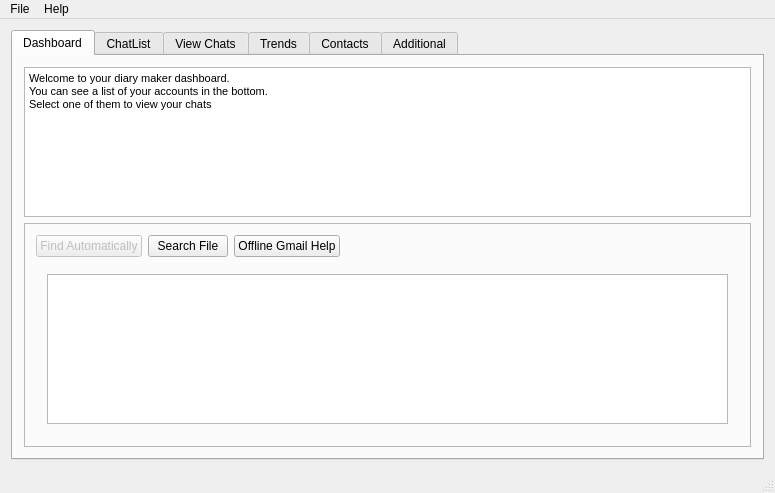
<?xml version="1.0" encoding="UTF-8"?>
<ui version="4.0">
 <class>Diary</class>
 <widget class="QMainWindow" name="Diary">
  <property name="windowModality">
   <enum>Qt::NonModal</enum>
  </property>
  <property name="enabled">
   <bool>true</bool>
  </property>
  <property name="geometry">
   <rect>
    <x>0</x>
    <y>0</y>
    <width>775</width>
    <height>493</height>
   </rect>
  </property>
  <property name="sizePolicy">
   <sizepolicy hsizetype="Maximum" vsizetype="Maximum">
    <horstretch>0</horstretch>
    <verstretch>0</verstretch>
   </sizepolicy>
  </property>
  <property name="focusPolicy">
   <enum>Qt::NoFocus</enum>
  </property>
  <property name="contextMenuPolicy">
   <enum>Qt::PreventContextMenu</enum>
  </property>
  <property name="windowTitle">
   <string>Diary</string>
  </property>
  <widget class="QWidget" name="centralWidget">
   <layout class="QGridLayout" name="gridLayout_2">
    <item row="1" column="1">
     <widget class="QTabWidget" name="tabWidget">
      <property name="enabled">
       <bool>true</bool>
      </property>
      <property name="currentIndex">
       <number>0</number>
      </property>
      <widget class="QWidget" name="dashboard">
       <attribute name="title">
        <string>Dashboard</string>
       </attribute>
       <layout class="QVBoxLayout" name="verticalLayout_6">
        <item>
         <widget class="QTextBrowser" name="textBrowser_2">
          <property name="html">
           <string>&lt;!DOCTYPE HTML PUBLIC &quot;-//W3C//DTD HTML 4.0//EN&quot; &quot;http://www.w3.org/TR/REC-html40/strict.dtd&quot;&gt;
&lt;html&gt;&lt;head&gt;&lt;meta name=&quot;qrichtext&quot; content=&quot;1&quot; /&gt;&lt;style type=&quot;text/css&quot;&gt;
p, li { white-space: pre-wrap; }
&lt;/style&gt;&lt;/head&gt;&lt;body style=&quot; font-family:'DejaVu Sans'; font-size:8pt; font-weight:400; font-style:normal;&quot;&gt;
&lt;p style=&quot; margin-top:0px; margin-bottom:0px; margin-left:0px; margin-right:0px; -qt-block-indent:0; text-indent:0px;&quot;&gt;Welcome to your diary maker dashboard.&lt;/p&gt;
&lt;p style=&quot; margin-top:0px; margin-bottom:0px; margin-left:0px; margin-right:0px; -qt-block-indent:0; text-indent:0px;&quot;&gt;You can see a list of your accounts in the bottom.&lt;/p&gt;
&lt;p style=&quot; margin-top:0px; margin-bottom:0px; margin-left:0px; margin-right:0px; -qt-block-indent:0; text-indent:0px;&quot;&gt;Select one of them to view your chats&lt;/p&gt;&lt;/body&gt;&lt;/html&gt;</string>
          </property>
          <property name="textInteractionFlags">
           <set>Qt::LinksAccessibleByKeyboard|Qt::LinksAccessibleByMouse</set>
          </property>
         </widget>
        </item>
        <item>
         <widget class="QFrame" name="frame">
          <property name="frameShape">
           <enum>QFrame::StyledPanel</enum>
          </property>
          <property name="frameShadow">
           <enum>QFrame::Raised</enum>
          </property>
          <layout class="QGridLayout" name="gridLayout_3">
           <item row="0" column="1">
            <widget class="QPushButton" name="findAuto">
             <property name="enabled">
              <bool>false</bool>
             </property>
             <property name="text">
              <string>Find Automatically</string>
             </property>
            </widget>
           </item>
           <item row="0" column="2">
            <widget class="QPushButton" name="findFile">
             <property name="text">
              <string>Search File</string>
             </property>
            </widget>
           </item>
           <item row="0" column="4">
            <spacer name="horizontalSpacer">
             <property name="orientation">
              <enum>Qt::Horizontal</enum>
             </property>
             <property name="sizeHint" stdset="0">
              <size>
               <width>40</width>
               <height>20</height>
              </size>
             </property>
            </spacer>
           </item>
           <item row="1" column="1" colspan="4">
            <widget class="QWidget" name="profiles" native="true">
             <layout class="QVBoxLayout" name="verticalLayout_2">
              <item>
               <widget class="QListWidget" name="list"/>
              </item>
             </layout>
            </widget>
           </item>
           <item row="0" column="3">
            <widget class="QPushButton" name="offlineGmailHelp">
             <property name="text">
              <string>Offline Gmail Help</string>
             </property>
            </widget>
           </item>
          </layout>
         </widget>
        </item>
       </layout>
      </widget>
      <widget class="QWidget" name="chatListTab">
       <property name="enabled">
        <bool>true</bool>
       </property>
       <attribute name="title">
        <string>ChatList</string>
       </attribute>
       <layout class="QGridLayout" name="gridLayout_9">
        <item row="0" column="0" colspan="2">
         <widget class="QWidget" name="widget" native="true">
          <layout class="QHBoxLayout" name="horizontalLayout">
           <item>
            <widget class="QLabel" name="label_4">
             <property name="text">
              <string>Search chat with friend</string>
             </property>
            </widget>
           </item>
           <item>
            <widget class="QComboBox" name="contactsList">
             <property name="minimumSize">
              <size>
               <width>200</width>
               <height>0</height>
              </size>
             </property>
             <item>
              <property name="text">
               <string>ALL</string>
              </property>
             </item>
            </widget>
           </item>
           <item>
            <widget class="QWidget" name="widget_3" native="true">
             <layout class="QHBoxLayout" name="horizontalLayout_2">
              <item>
               <spacer name="horizontalSpacer_2">
                <property name="orientation">
                 <enum>Qt::Horizontal</enum>
                </property>
                <property name="sizeHint" stdset="0">
                 <size>
                  <width>40</width>
                  <height>20</height>
                 </size>
                </property>
               </spacer>
              </item>
              <item>
               <widget class="QPushButton" name="left">
                <property name="text">
                 <string>&lt;</string>
                </property>
               </widget>
              </item>
              <item>
               <widget class="QPushButton" name="right">
                <property name="text">
                 <string>&gt;</string>
                </property>
               </widget>
              </item>
              <item>
               <widget class="QLabel" name="label">
                <property name="text">
                 <string>Starting from chat</string>
                </property>
               </widget>
              </item>
             </layout>
            </widget>
           </item>
           <item>
            <widget class="QLabel" name="chatIndex">
             <property name="text">
              <string>0</string>
             </property>
            </widget>
           </item>
          </layout>
         </widget>
        </item>
        <item row="1" column="0" colspan="2">
         <widget class="QTableWidget" name="chats">
          <property name="showGrid">
           <bool>false</bool>
          </property>
          <property name="sortingEnabled">
           <bool>false</bool>
          </property>
          <column>
           <property name="text">
            <string>Date</string>
           </property>
          </column>
          <column>
           <property name="text">
            <string>Snippet</string>
           </property>
          </column>
         </widget>
        </item>
        <item row="2" column="0" colspan="2">
         <widget class="QWidget" name="widget_2" native="true">
          <layout class="QGridLayout" name="gridLayout_4"/>
         </widget>
        </item>
       </layout>
      </widget>
      <widget class="QWidget" name="fullChatTab">
       <property name="enabled">
        <bool>true</bool>
       </property>
       <attribute name="title">
        <string>View Chats</string>
       </attribute>
       <layout class="QVBoxLayout" name="verticalLayout_5">
        <item>
         <widget class="QWidget" name="widget_4" native="true">
          <property name="maximumSize">
           <size>
            <width>16777215</width>
            <height>80</height>
           </size>
          </property>
          <layout class="QVBoxLayout" name="verticalLayout_4">
           <item>
            <widget class="QLabel" name="subjChat">
             <property name="text">
              <string>Chat with Immanuel on 15th October 2010</string>
             </property>
            </widget>
           </item>
           <item>
            <widget class="QLabel" name="toChat">
             <property name="maximumSize">
              <size>
               <width>16777215</width>
               <height>50</height>
              </size>
             </property>
             <property name="text">
              <string/>
             </property>
            </widget>
           </item>
           <item>
            <widget class="QLabel" name="fromChat">
             <property name="maximumSize">
              <size>
               <width>16777215</width>
               <height>50</height>
              </size>
             </property>
             <property name="text">
              <string/>
             </property>
            </widget>
           </item>
          </layout>
         </widget>
        </item>
        <item>
         <widget class="QWidget" name="widget_6" native="true">
          <layout class="QGridLayout" name="gridLayout_6">
           <item row="0" column="0" rowspan="2">
            <widget class="QTextBrowser" name="chat">
             <property name="html">
              <string>&lt;!DOCTYPE HTML PUBLIC &quot;-//W3C//DTD HTML 4.0//EN&quot; &quot;http://www.w3.org/TR/REC-html40/strict.dtd&quot;&gt;
&lt;html&gt;&lt;head&gt;&lt;meta name=&quot;qrichtext&quot; content=&quot;1&quot; /&gt;&lt;style type=&quot;text/css&quot;&gt;
p, li { white-space: pre-wrap; }
&lt;/style&gt;&lt;/head&gt;&lt;body style=&quot; font-family:'DejaVu Sans'; font-size:8pt; font-weight:400; font-style:normal;&quot;&gt;
&lt;p style=&quot; margin-top:0px; margin-bottom:0px; margin-left:0px; margin-right:0px; -qt-block-indent:0; text-indent:0px;&quot;&gt;&lt;span style=&quot; font-weight:600; color:#000000;&quot;&gt;Me:&lt;/span&gt;&lt;/p&gt;
&lt;p style=&quot; margin-top:0px; margin-bottom:0px; margin-left:0px; margin-right:0px; -qt-block-indent:0; text-indent:0px;&quot;&gt;&lt;span style=&quot; color:#35bf03;&quot;&gt;Hey!&lt;/span&gt;&lt;/p&gt;
&lt;p style=&quot; margin-top:0px; margin-bottom:0px; margin-left:0px; margin-right:0px; -qt-block-indent:0; text-indent:0px;&quot;&gt;&lt;span style=&quot; color:#3ad004;&quot;&gt;I had done very well, expecting a good score :-)&lt;/span&gt;&lt;/p&gt;
&lt;p style=&quot; margin-top:0px; margin-bottom:0px; margin-left:0px; margin-right:0px; -qt-block-indent:0; text-indent:0px;&quot;&gt;&lt;span style=&quot; color:#3ad004;&quot;&gt;_________________________&lt;/span&gt;&lt;/p&gt;
&lt;p style=&quot; margin-top:0px; margin-bottom:0px; margin-left:0px; margin-right:0px; -qt-block-indent:0; text-indent:0px;&quot;&gt;&lt;span style=&quot; font-weight:600; color:#000000;&quot;&gt;Immanuel:&lt;/span&gt;&lt;/p&gt;
&lt;p style=&quot; margin-top:0px; margin-bottom:0px; margin-left:0px; margin-right:0px; -qt-block-indent:0; text-indent:0px;&quot;&gt;&lt;span style=&quot; color:#47ff05;&quot;&gt;sure?&lt;/span&gt;&lt;/p&gt;
&lt;p style=&quot; margin-top:0px; margin-bottom:0px; margin-left:0px; margin-right:0px; -qt-block-indent:0; text-indent:0px;&quot;&gt;&lt;span style=&quot; color:#3ad004;&quot;&gt;_________________________&lt;/span&gt;&lt;/p&gt;
&lt;p style=&quot; margin-top:0px; margin-bottom:0px; margin-left:0px; margin-right:0px; -qt-block-indent:0; text-indent:0px;&quot;&gt;&lt;span style=&quot; font-weight:600; color:#000000;&quot;&gt;Me:&lt;/span&gt;&lt;/p&gt;
&lt;p style=&quot; margin-top:0px; margin-bottom:0px; margin-left:0px; margin-right:0px; -qt-block-indent:0; text-indent:0px;&quot;&gt;&lt;span style=&quot; color:#dede02;&quot;&gt;Generally&lt;/span&gt;&lt;/p&gt;
&lt;p style=&quot; margin-top:0px; margin-bottom:0px; margin-left:0px; margin-right:0px; -qt-block-indent:0; text-indent:0px;&quot;&gt;&lt;span style=&quot; color:#dede02;&quot;&gt;Yes :-|&lt;/span&gt;&lt;/p&gt;
&lt;p style=&quot; margin-top:0px; margin-bottom:0px; margin-left:0px; margin-right:0px; -qt-block-indent:0; text-indent:0px;&quot;&gt;&lt;span style=&quot; color:#dede02;&quot;&gt;_________________________&lt;/span&gt;&lt;/p&gt;
&lt;p style=&quot; margin-top:0px; margin-bottom:0px; margin-left:0px; margin-right:0px; -qt-block-indent:0; text-indent:0px;&quot;&gt;&lt;span style=&quot; font-weight:600; color:#000000;&quot;&gt;Immanuel:&lt;/span&gt;&lt;/p&gt;
&lt;p style=&quot; margin-top:0px; margin-bottom:0px; margin-left:0px; margin-right:0px; -qt-block-indent:0; text-indent:0px;&quot;&gt;&lt;span style=&quot; color:#d81d04;&quot;&gt;You got just 25 out of hundred&lt;/span&gt;&lt;/p&gt;
&lt;p style=&quot; margin-top:0px; margin-bottom:0px; margin-left:0px; margin-right:0px; -qt-block-indent:0; text-indent:0px;&quot;&gt;&lt;span style=&quot; color:#d81d04;&quot;&gt;The professor was disappointed! :-(&lt;/span&gt;&lt;/p&gt;
&lt;p style=&quot; margin-top:0px; margin-bottom:0px; margin-left:0px; margin-right:0px; -qt-block-indent:0; text-indent:0px;&quot;&gt;&lt;span style=&quot; color:#d81d04;&quot;&gt;_________________________&lt;/span&gt;&lt;/p&gt;
&lt;p style=&quot; margin-top:0px; margin-bottom:0px; margin-left:0px; margin-right:0px; -qt-block-indent:0; text-indent:0px;&quot;&gt;&lt;span style=&quot; font-weight:600; color:#000000;&quot;&gt;Me:&lt;/span&gt;&lt;/p&gt;
&lt;p style=&quot; margin-top:0px; margin-bottom:0px; margin-left:0px; margin-right:0px; -qt-block-indent:0; text-indent:0px;&quot;&gt;&lt;span style=&quot; color:#d81d04;&quot;&gt;Really?&lt;/span&gt;&lt;/p&gt;
&lt;p style=&quot; margin-top:0px; margin-bottom:0px; margin-left:0px; margin-right:0px; -qt-block-indent:0; text-indent:0px;&quot;&gt;&lt;span style=&quot; color:#d81d04;&quot;&gt;I can't believe it :'(&lt;/span&gt;&lt;/p&gt;
&lt;p style=&quot; margin-top:0px; margin-bottom:0px; margin-left:0px; margin-right:0px; -qt-block-indent:0; text-indent:0px;&quot;&gt;&lt;span style=&quot; color:#dede02;&quot;&gt;_________________________&lt;/span&gt;&lt;/p&gt;
&lt;p style=&quot; margin-top:0px; margin-bottom:0px; margin-left:0px; margin-right:0px; -qt-block-indent:0; text-indent:0px;&quot;&gt;&lt;span style=&quot; font-weight:600; color:#000000;&quot;&gt;Immanuel:&lt;/span&gt;&lt;/p&gt;
&lt;p style=&quot; margin-top:0px; margin-bottom:0px; margin-left:0px; margin-right:0px; -qt-block-indent:0; text-indent:0px;&quot;&gt;&lt;span style=&quot; color:#9cde00;&quot;&gt;Nope :P&lt;/span&gt;&lt;/p&gt;
&lt;p style=&quot; margin-top:0px; margin-bottom:0px; margin-left:0px; margin-right:0px; -qt-block-indent:0; text-indent:0px;&quot;&gt;&lt;span style=&quot; color:#47ff05;&quot;&gt;Just kidding man :D&lt;br /&gt;Sorry! :D :D&lt;/span&gt;&lt;/p&gt;&lt;/body&gt;&lt;/html&gt;</string>
             </property>
            </widget>
           </item>
          </layout>
         </widget>
        </item>
        <item>
         <widget class="QWidget" name="widget_5" native="true">
          <property name="maximumSize">
           <size>
            <width>16777215</width>
            <height>50</height>
           </size>
          </property>
          <layout class="QGridLayout" name="gridLayout_7">
           <item row="1" column="1">
            <widget class="QLabel" name="chatScore">
             <property name="text">
              <string>0</string>
             </property>
            </widget>
           </item>
           <item row="1" column="2">
            <widget class="QLabel" name="label_8">
             <property name="text">
              <string>Happiness</string>
             </property>
            </widget>
           </item>
           <item row="1" column="3">
            <widget class="QLabel" name="chatHappiness">
             <property name="text">
              <string>0.0</string>
             </property>
            </widget>
           </item>
           <item row="0" column="4">
            <spacer name="horizontalSpacer_6">
             <property name="orientation">
              <enum>Qt::Horizontal</enum>
             </property>
             <property name="sizeHint" stdset="0">
              <size>
               <width>40</width>
               <height>20</height>
              </size>
             </property>
            </spacer>
           </item>
           <item row="1" column="0">
            <widget class="QLabel" name="label_10">
             <property name="text">
              <string>Score</string>
             </property>
            </widget>
           </item>
           <item row="0" column="3">
            <widget class="QLabel" name="chatSentiment">
             <property name="text">
              <string>0.0</string>
             </property>
            </widget>
           </item>
           <item row="0" column="2">
            <widget class="QLabel" name="label_9">
             <property name="text">
              <string>Sentiment</string>
             </property>
            </widget>
           </item>
           <item row="0" column="1">
            <widget class="QLabel" name="chatLength">
             <property name="text">
              <string>0</string>
             </property>
            </widget>
           </item>
           <item row="0" column="0">
            <widget class="QLabel" name="label_7">
             <property name="text">
              <string>Length</string>
             </property>
            </widget>
           </item>
          </layout>
         </widget>
        </item>
       </layout>
      </widget>
      <widget class="QWidget" name="trendsTab">
       <property name="enabled">
        <bool>true</bool>
       </property>
       <attribute name="title">
        <string>Trends</string>
       </attribute>
       <layout class="QGridLayout" name="gridLayout_11">
        <item row="0" column="0" colspan="3">
         <widget class="QWidget" name="widget_7" native="true">
          <layout class="QGridLayout" name="gridLayout_10">
           <item row="0" column="0">
            <widget class="QComboBox" name="contactsList2">
             <property name="sizePolicy">
              <sizepolicy hsizetype="Preferred" vsizetype="Fixed">
               <horstretch>0</horstretch>
               <verstretch>0</verstretch>
              </sizepolicy>
             </property>
             <property name="minimumSize">
              <size>
               <width>200</width>
               <height>0</height>
              </size>
             </property>
             <item>
              <property name="text">
               <string>All</string>
              </property>
             </item>
            </widget>
           </item>
           <item row="0" column="1">
            <widget class="QComboBox" name="plotOptions">
             <item>
              <property name="text">
               <string>Plot Lengths (Lines) Versus Time</string>
              </property>
             </item>
             <item>
              <property name="text">
               <string>Plot Sentiments Versus Time</string>
              </property>
             </item>
            </widget>
           </item>
           <item row="0" column="2">
            <spacer name="horizontalSpacer_4">
             <property name="orientation">
              <enum>Qt::Horizontal</enum>
             </property>
             <property name="sizeHint" stdset="0">
              <size>
               <width>40</width>
               <height>20</height>
              </size>
             </property>
            </spacer>
           </item>
           <item row="1" column="0">
            <widget class="QSlider" name="smoother">
             <property name="minimum">
              <number>1</number>
             </property>
             <property name="maximum">
              <number>50</number>
             </property>
             <property name="orientation">
              <enum>Qt::Horizontal</enum>
             </property>
            </widget>
           </item>
           <item row="1" column="1">
            <widget class="QLabel" name="label_19">
             <property name="text">
              <string>Smoothing (Slide to smooth)</string>
             </property>
            </widget>
           </item>
           <item row="1" column="2">
            <widget class="QCheckBox" name="toggleCal">
             <property name="text">
              <string>Mark Calendar Events</string>
             </property>
            </widget>
           </item>
          </layout>
         </widget>
        </item>
        <item row="1" column="0">
         <widget class="QwtPlot" name="plotter"/>
        </item>
        <item row="1" column="2">
         <widget class="QWidget" name="widget_8" native="true">
          <property name="minimumSize">
           <size>
            <width>200</width>
            <height>0</height>
           </size>
          </property>
          <layout class="QGridLayout" name="gridLayout_5">
           <item row="3" column="0">
            <widget class="QLabel" name="label_20">
             <property name="text">
              <string>Date</string>
             </property>
             <property name="alignment">
              <set>Qt::AlignRight|Qt::AlignTrailing|Qt::AlignVCenter</set>
             </property>
            </widget>
           </item>
           <item row="3" column="2" colspan="2">
            <widget class="QLabel" name="trendsDate">
             <property name="text">
              <string>0</string>
             </property>
            </widget>
           </item>
           <item row="4" column="0">
            <widget class="QLabel" name="label_21">
             <property name="text">
              <string>Number of Lines</string>
             </property>
             <property name="alignment">
              <set>Qt::AlignRight|Qt::AlignTrailing|Qt::AlignVCenter</set>
             </property>
            </widget>
           </item>
           <item row="4" column="2" colspan="2">
            <widget class="QLabel" name="trendsLines">
             <property name="text">
              <string>0</string>
             </property>
            </widget>
           </item>
           <item row="5" column="0">
            <widget class="QLabel" name="label_22">
             <property name="text">
              <string>sentiment</string>
             </property>
             <property name="alignment">
              <set>Qt::AlignRight|Qt::AlignTrailing|Qt::AlignVCenter</set>
             </property>
            </widget>
           </item>
           <item row="5" column="2" colspan="2">
            <widget class="QLabel" name="trendsSentiment">
             <property name="text">
              <string>0</string>
             </property>
            </widget>
           </item>
           <item row="6" column="0">
            <widget class="QLabel" name="label_26">
             <property name="text">
              <string>Happiness</string>
             </property>
             <property name="alignment">
              <set>Qt::AlignRight|Qt::AlignTrailing|Qt::AlignVCenter</set>
             </property>
            </widget>
           </item>
           <item row="6" column="2" colspan="2">
            <widget class="QLabel" name="trendsHappiness">
             <property name="text">
              <string>0</string>
             </property>
            </widget>
           </item>
           <item row="7" column="0">
            <widget class="QLabel" name="label_28">
             <property name="text">
              <string>Value</string>
             </property>
             <property name="alignment">
              <set>Qt::AlignRight|Qt::AlignTrailing|Qt::AlignVCenter</set>
             </property>
            </widget>
           </item>
           <item row="7" column="2" colspan="2">
            <widget class="QLabel" name="trendsValue">
             <property name="text">
              <string>0</string>
             </property>
            </widget>
           </item>
           <item row="8" column="0" colspan="4">
            <widget class="QLabel" name="label_30">
             <property name="font">
              <font>
               <pointsize>12</pointsize>
               <weight>75</weight>
               <bold>true</bold>
               <underline>true</underline>
               <kerning>false</kerning>
              </font>
             </property>
             <property name="text">
              <string>Diary Events</string>
             </property>
            </widget>
           </item>
           <item row="10" column="0">
            <spacer name="verticalSpacer_2">
             <property name="orientation">
              <enum>Qt::Vertical</enum>
             </property>
             <property name="sizeHint" stdset="0">
              <size>
               <width>20</width>
               <height>40</height>
              </size>
             </property>
            </spacer>
           </item>
           <item row="0" column="0" colspan="4">
            <widget class="QLabel" name="label_31">
             <property name="font">
              <font>
               <pointsize>16</pointsize>
               <weight>75</weight>
               <bold>true</bold>
               <underline>true</underline>
              </font>
             </property>
             <property name="text">
              <string>Summary</string>
             </property>
             <property name="alignment">
              <set>Qt::AlignCenter</set>
             </property>
            </widget>
           </item>
           <item row="9" column="0">
            <widget class="QLabel" name="trendsEvents">
             <property name="text">
              <string>The events of the day</string>
             </property>
            </widget>
           </item>
           <item row="1" column="3">
            <widget class="QPushButton" name="incrDate">
             <property name="text">
              <string>&gt;</string>
             </property>
            </widget>
           </item>
           <item row="1" column="2">
            <widget class="QPushButton" name="decrDate">
             <property name="text">
              <string>&lt;</string>
             </property>
            </widget>
           </item>
          </layout>
         </widget>
        </item>
       </layout>
      </widget>
      <widget class="QWidget" name="contactsTab">
       <property name="enabled">
        <bool>true</bool>
       </property>
       <attribute name="title">
        <string>Contacts</string>
       </attribute>
       <layout class="QGridLayout" name="gridLayout">
        <item row="1" column="0" colspan="2">
         <widget class="QTableWidget" name="contacts">
          <property name="showGrid">
           <bool>false</bool>
          </property>
          <property name="gridStyle">
           <enum>Qt::DashDotLine</enum>
          </property>
          <property name="sortingEnabled">
           <bool>true</bool>
          </property>
          <attribute name="horizontalHeaderCascadingSectionResizes">
           <bool>false</bool>
          </attribute>
          <column>
           <property name="text">
            <string>Name</string>
           </property>
          </column>
          <column>
           <property name="text">
            <string>Email</string>
           </property>
          </column>
          <column>
           <property name="text">
            <string>Chats</string>
           </property>
          </column>
          <column>
           <property name="text">
            <string>Lines</string>
           </property>
          </column>
          <column>
           <property name="text">
            <string>Score</string>
           </property>
          </column>
          <column>
           <property name="text">
            <string>Twitter</string>
           </property>
          </column>
          <column>
           <property name="text">
            <string>Facebook</string>
           </property>
          </column>
          <column>
           <property name="text">
            <string>Phone Number</string>
           </property>
          </column>
         </widget>
        </item>
        <item row="0" column="0">
         <spacer name="horizontalSpacer_5">
          <property name="orientation">
           <enum>Qt::Horizontal</enum>
          </property>
          <property name="sizeHint" stdset="0">
           <size>
            <width>40</width>
            <height>20</height>
           </size>
          </property>
         </spacer>
        </item>
       </layout>
      </widget>
      <widget class="QWidget" name="additionalTab">
       <property name="enabled">
        <bool>true</bool>
       </property>
       <attribute name="title">
        <string>Additional</string>
       </attribute>
       <layout class="QGridLayout" name="gridLayout_8">
        <item row="0" column="0">
         <widget class="QPushButton" name="facebook">
          <property name="text">
           <string>Facebook</string>
          </property>
         </widget>
        </item>
        <item row="1" column="0">
         <widget class="QPushButton" name="twitter">
          <property name="text">
           <string>Twitter</string>
          </property>
         </widget>
        </item>
        <item row="2" column="0">
         <widget class="QPushButton" name="customDiary">
          <property name="text">
           <string>Diary</string>
          </property>
         </widget>
        </item>
        <item row="4" column="0">
         <spacer name="verticalSpacer">
          <property name="orientation">
           <enum>Qt::Vertical</enum>
          </property>
          <property name="sizeHint" stdset="0">
           <size>
            <width>81</width>
            <height>262</height>
           </size>
          </property>
         </spacer>
        </item>
        <item row="0" column="3">
         <spacer name="horizontalSpacer_7">
          <property name="orientation">
           <enum>Qt::Horizontal</enum>
          </property>
          <property name="sizeHint" stdset="0">
           <size>
            <width>40</width>
            <height>20</height>
           </size>
          </property>
         </spacer>
        </item>
        <item row="2" column="1">
         <widget class="QLabel" name="label_13">
          <property name="text">
           <string>Add Custom diary Events</string>
          </property>
         </widget>
        </item>
        <item row="1" column="1">
         <widget class="QLabel" name="label_12">
          <property name="text">
           <string>Add tweets</string>
          </property>
         </widget>
        </item>
        <item row="0" column="1">
         <widget class="QLabel" name="label_11">
          <property name="text">
           <string>Add facebook Wall posts</string>
          </property>
         </widget>
        </item>
        <item row="0" column="2">
         <widget class="QLabel" name="label_14">
          <property name="text">
           <string>&lt;!DOCTYPE HTML PUBLIC &quot;-//W3C//DTD HTML 4.0//EN&quot; &quot;http://www.w3.org/TR/REC-html40/strict.dtd&quot;&gt;
&lt;html&gt;&lt;head&gt;&lt;meta name=&quot;qrichtext&quot; content=&quot;1&quot; /&gt;&lt;style type=&quot;text/css&quot;&gt;
p, li { white-space: pre-wrap; }
&lt;/style&gt;&lt;/head&gt;&lt;body style=&quot; font-family:'DejaVu Sans'; font-size:8pt; font-weight:400; font-style:normal;&quot;&gt;
&lt;p style=&quot; margin-top:0px; margin-bottom:0px; margin-left:0px; margin-right:0px; -qt-block-indent:0; text-indent:0px;&quot;&gt;&lt;a href=&quot;http://apps.facebook.com/diary_maker/&quot;&gt;&lt;span style=&quot; text-decoration: underline; color:#0000ff;&quot;&gt;Facebook (Diary Maker)&lt;/span&gt;&lt;/a&gt;&lt;/p&gt;&lt;/body&gt;&lt;/html&gt;</string>
          </property>
         </widget>
        </item>
        <item row="1" column="2">
         <widget class="QLabel" name="label_15">
          <property name="text">
           <string>&lt;!DOCTYPE HTML PUBLIC &quot;-//W3C//DTD HTML 4.0//EN&quot; &quot;http://www.w3.org/TR/REC-html40/strict.dtd&quot;&gt;
&lt;html&gt;&lt;head&gt;&lt;meta name=&quot;qrichtext&quot; content=&quot;1&quot; /&gt;&lt;style type=&quot;text/css&quot;&gt;
p, li { white-space: pre-wrap; }
&lt;/style&gt;&lt;/head&gt;&lt;body style=&quot; font-family:'DejaVu Sans'; font-size:8pt; font-weight:400; font-style:normal;&quot;&gt;
&lt;p style=&quot; margin-top:0px; margin-bottom:0px; margin-left:0px; margin-right:0px; -qt-block-indent:0; text-indent:0px;&quot;&gt;&lt;a href=&quot;http://kashyapPuranik.co.cc/tweets&quot;&gt;&lt;span style=&quot; text-decoration: underline; color:#0000ff;&quot;&gt;Twitter (Diary Maker)&lt;/span&gt;&lt;/a&gt;&lt;/p&gt;&lt;/body&gt;&lt;/html&gt;</string>
          </property>
         </widget>
        </item>
        <item row="2" column="2">
         <widget class="QLabel" name="label_16">
          <property name="text">
           <string>&lt;!DOCTYPE HTML PUBLIC &quot;-//W3C//DTD HTML 4.0//EN&quot; &quot;http://www.w3.org/TR/REC-html40/strict.dtd&quot;&gt;
&lt;html&gt;&lt;head&gt;&lt;meta name=&quot;qrichtext&quot; content=&quot;1&quot; /&gt;&lt;style type=&quot;text/css&quot;&gt;
p, li { white-space: pre-wrap; }
&lt;/style&gt;&lt;/head&gt;&lt;body style=&quot; font-family:'DejaVu Sans'; font-size:8pt; font-weight:400; font-style:normal;&quot;&gt;
&lt;p style=&quot; margin-top:0px; margin-bottom:0px; margin-left:0px; margin-right:0px; -qt-block-indent:0; text-indent:0px;&quot;&gt;&lt;a href=&quot;http://kashyapPuranik.co.cc/chats/custom&quot;&gt;&lt;span style=&quot; text-decoration: underline; color:#0000ff;&quot;&gt;Custom diary format&lt;/span&gt;&lt;/a&gt;&lt;/p&gt;&lt;/body&gt;&lt;/html&gt;</string>
          </property>
         </widget>
        </item>
        <item row="3" column="0">
         <widget class="QPushButton" name="facebookFriends">
          <property name="text">
           <string>Friends</string>
          </property>
         </widget>
        </item>
        <item row="3" column="1">
         <widget class="QLabel" name="label_17">
          <property name="text">
           <string>Add friends details</string>
          </property>
         </widget>
        </item>
        <item row="3" column="2">
         <widget class="QLabel" name="label_18">
          <property name="text">
           <string>&lt;!DOCTYPE HTML PUBLIC &quot;-//W3C//DTD HTML 4.0//EN&quot; &quot;http://www.w3.org/TR/REC-html40/strict.dtd&quot;&gt;
&lt;html&gt;&lt;head&gt;&lt;meta name=&quot;qrichtext&quot; content=&quot;1&quot; /&gt;&lt;style type=&quot;text/css&quot;&gt;
p, li { white-space: pre-wrap; }
&lt;/style&gt;&lt;/head&gt;&lt;body style=&quot; font-family:'DejaVu Sans'; font-size:8pt; font-weight:400; font-style:normal;&quot;&gt;
&lt;p style=&quot; margin-top:0px; margin-bottom:0px; margin-left:0px; margin-right:0px; -qt-block-indent:0; text-indent:0px;&quot;&gt;&lt;a href=&quot;http://apps.facebook.com/diary_maker/&quot;&gt;&lt;span style=&quot; text-decoration: underline; color:#0000ff;&quot;&gt;Friends&lt;/span&gt;&lt;/a&gt;&lt;/p&gt;&lt;/body&gt;&lt;/html&gt;</string>
          </property>
         </widget>
        </item>
       </layout>
      </widget>
     </widget>
    </item>
   </layout>
  </widget>
  <widget class="QMenuBar" name="menuBar">
   <property name="geometry">
    <rect>
     <x>0</x>
     <y>0</y>
     <width>775</width>
     <height>21</height>
    </rect>
   </property>
   <widget class="QMenu" name="menuFile">
    <property name="title">
     <string>File</string>
    </property>
    <addaction name="actionQuit"/>
   </widget>
   <widget class="QMenu" name="menuHelp">
    <property name="title">
     <string>Help</string>
    </property>
    <addaction name="actionAbout"/>
    <addaction name="separator"/>
   </widget>
   <addaction name="menuFile"/>
   <addaction name="menuHelp"/>
  </widget>
  <widget class="QStatusBar" name="statusBar"/>
  <action name="actionQuit">
   <property name="text">
    <string>Quit</string>
   </property>
  </action>
  <action name="actionAbout">
   <property name="text">
    <string>About</string>
   </property>
  </action>
 </widget>
 <layoutdefault spacing="6" margin="11"/>
 <customwidgets>
  <customwidget>
   <class>QwtPlot</class>
   <extends>QFrame</extends>
   <header>qwt_plot.h</header>
  </customwidget>
 </customwidgets>
 <resources/>
 <connections/>
</ui>
